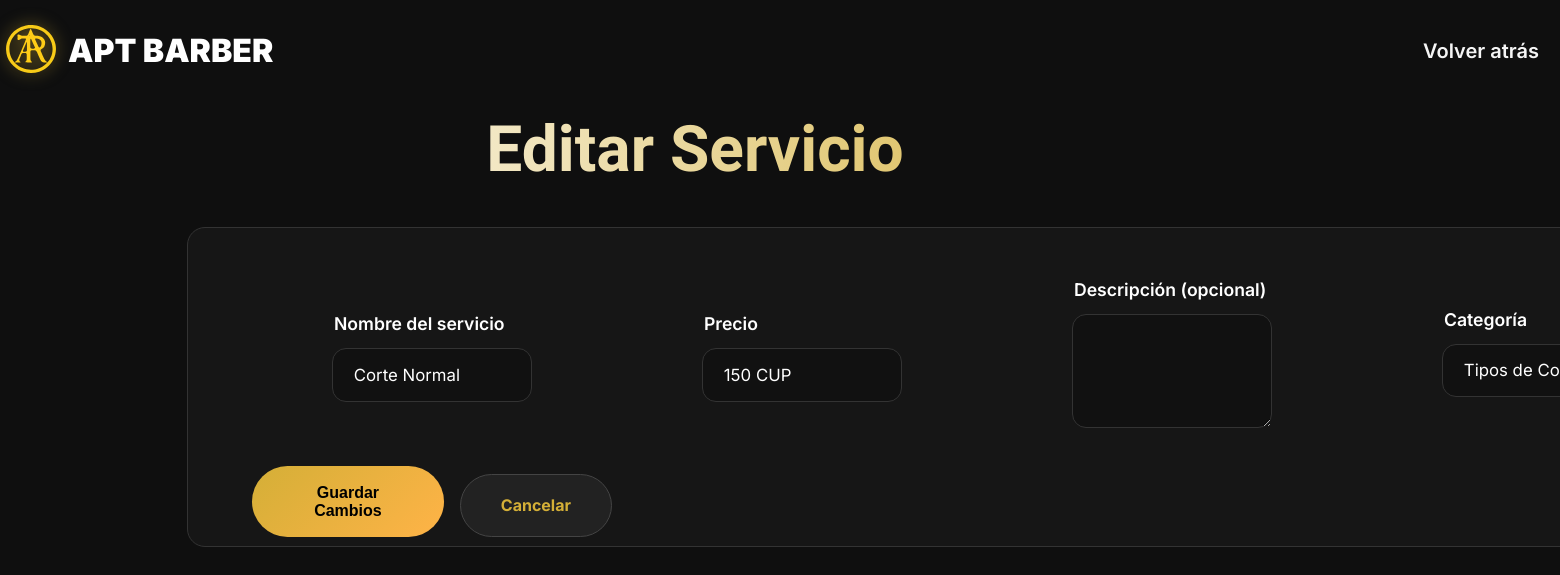
/admin/edit/1 (signed in), run on an earlier commit of the app's database.
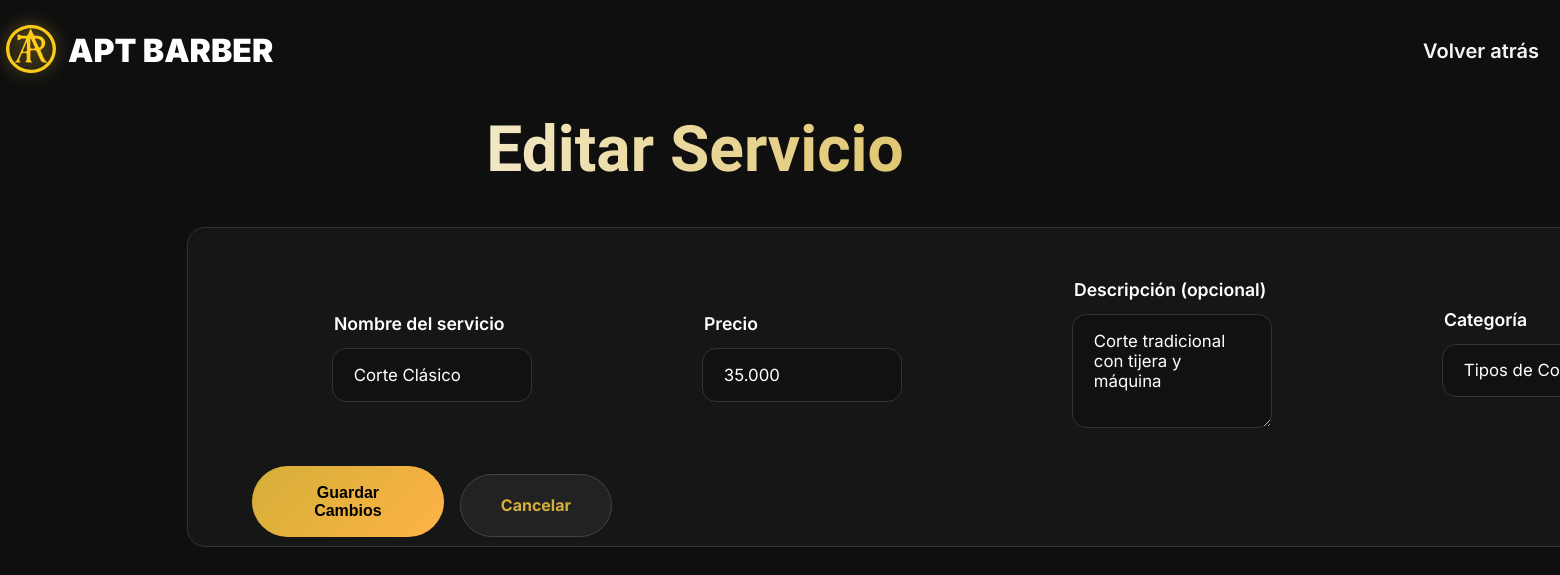
And on a later commit of the database.
### models.py (models this page shows, shortened)
class Servicio(db.Model):
    id = db.Column(db.Integer, primary_key=True)
    nombre = db.Column(db.String(100), nullable=False)
    precio = db.Column(db.String(20), nullable=False)
    descripcion = db.Column(db.Text)
    categoria = db.Column(db.String(20), default="corte", nullable=False)

### app.py (the view, shortened to what this page needs)
@app.route('/admin/edit/<int:id>', methods=['GET', 'POST'])
@login_required
def edit_service(id):
    servicio = Servicio.query.get_or_404(id)
    return render_template('admin/edit.html', servicio=servicio)

### app.py (called while the page is built)
@login_manager.user_loader
def load_user(user_id):
    return User.query.get(int(user_id))

@app.context_processor
def inject_gallery():
    folder = 'static/images/gallery'
    if not os.path.exists(folder):
        return {'gallery_images': []}
    try:
        files = os.listdir(folder)
        images = []
        for f in files:
            if f.lower().endswith(('.png', '.jpg', '.jpeg', '.webp')):
                full_path = os.path.join(folder, f)
                if os.path.isfile(full_path):  # solo archivos, no carpetas
                    images.append(f)
        images.sort(key=lambda x: os.path.getmtime(os.path.join(folder, x)), reverse=True)
        return {'gallery_images': images[:10]}
    except Exception as e:
        print("Error en galería:", e)
        return {'gallery_images': []}

### templates/admin/edit.html (shortened to what this page needs)
{% extends "base.html" %}
{% block content %}
<div class="admin-dashboard">
    <div class="container" style="padding: 8rem 2rem 6rem; max-width: 900px; margin:0 auto;">
        <div class="text-center mb-10">
            <h1 class="admin-title" style="font-size:4rem;">Editar Servicio</h1>
        </div>
        <div class="admin-card">
            <form method="POST" action="{{ url_for('admin.editar_servicio', servicio_id=servicio.id) }}" class="admin-grid-4">
                <div style="margin-bottom:1.3rem;">
                    <label class="field-label">Nombre del servicio</label>
                    <input type="text" name="nombre" value="{{ servicio.nombre }}" required class="input-field">
                </div>
                <div style="margin-bottom:1.3rem;">
                    <label class="field-label">Precio</label>
                    <input type="text" name="precio" value="{{ servicio.precio }}" required class="input-field">
                </div>
                <div style="margin-bottom:1.3rem;">
                    <label class="field-label">Descripción (opcional)</label>
                    <textarea name="descripcion" rows="4" class="input-field">{{ servicio.descripcion or '' }}</textarea>
                </div>
                <div style="margin-bottom:1.8rem;">
                    <label class="field-label">Categoría</label>
                    <select name="categoria" class="input-field">
                        <option value="corte" {% if servicio.categoria == "corte" %}selected{% endif %}>Tipos de Cortes</option>
                    </select>
                </div>
                <div style="display:flex; gap:1rem; justify-content:center;">
                    <button type="submit" class="btn-primary">Guardar Cambios</button>
                    <a href="{{ url_for('admin.dashboard') }}" class="btn-secondary">Cancelar</a>
                </div>
            </form>
        </div>
    </div>
</div>
{% endblock %}

### templates/base.html (shortened to what this page needs)
<!DOCTYPE html>
<html lang="es" data-theme="dark">
<head>
    <link rel="stylesheet" href="{{ url_for('static', filename='css/style.css') }}">
</head>
<body>
    <header class="header">
        <div class="container header-inner">
            <a href="{{ url_for('main.index') }}" class="logo">
               <img src="{{ url_for('static', filename='images/logo-apt.svg') }}" alt="Barbershop" class="logo-icon">
               APT BARBER
            </a>
        </div>
    </header>
    <main>
        {% block content %}{% endblock %}
    </main>
</body>
</html>

### static/css/base/01-variables.css (style rules this page uses)
:root { --bg: #0f0f0f; --bg-dark: #0a0a0a; --bg-card: #141414; --text: #f5f5f5; --text-secondary: #d0d0d0; --text-muted: #999; --accent: #d4af37; --accent-hover: #e6c14a; --gray: #222; --border: #333; --whatsapp: #d4af37; --font-primary: 'Inter', sans-serif; --font-display: 'Satoshi', sans-serif; --spacing-xs: 0.25rem; --spacing-sm: 0.5rem; --spacing-md: 1rem; --spacing-lg: 1.5rem; --spacing-xl: 2rem; --spacing-2xl: 3rem; --spacing-3xl: 4rem; --spacing-4xl: 5rem; --radius-sm: 8px; --radius-md: 12px; --radius-lg: 20px; --radius-xl: 24px; --radius-full: 50px; --shadow-sm: 0 2px 4px rgba(0, 0, 0, 0.1); --shadow-md: 0 10px 30px rgba(0, 0, 0, 0.2); --shadow-lg: 0 25px 60px rgba(0, 0, 0, 0.3); --shadow-accent: 0 15px 40px rgba(212, 175, 55, 0.4); --shadow-accent-hover: 0 25px 50px rgba(212, 175, 55, 0.6); --z-header: 1000; --z-mobile-nav: 900; --z-lightbox: 9999; }
* { margin: 0; padding: 0; box-sizing: border-box; }
html { scroll-behavior: smooth; }
body { font-family: var(--font-primary); background: var(--bg); color: var(--text); line-height: 1.6; overflow-x: hidden; }
h1, h2, h3, h4, h5, h6 { font-family: var(--font-display); font-weight: 900; line-height: 1.1; }
a { color: inherit; text-decoration: none; transition: color 0.3s ease; }
.container { max-width: 1200px; margin: 0 auto; padding: 0 var(--spacing-md); }
.text-center { text-align: center; }
.mb-10 { margin-bottom: 2.5rem; }

### static/css/base/02-responsive.css (style rules this page uses)
@media (max-width: 1920px) and (min-width: 1367px) { .container { max-width: 1600px; } }

### static/css/components/01-buttons.css (style rules this page uses)
.btn-primary { background: var(--gradient-accent-bold); color: black; padding: var(--spacing-lg) 3rem; border: none; border-radius: var(--radius-full); font-weight: 700; font-size: 1rem; cursor: pointer; transition: all 0.3s ease; display: inline-block; }
.btn-secondary { background: var(--gradient-accent-bold); color: black; padding: var(--spacing-lg) 3rem; border: none; border-radius: var(--radius-full); font-weight: 700; font-size: 1rem; cursor: pointer; transition: all 0.3s ease; display: inline-block; margin-top: 0.5rem; }

### static/css/components/02-header.css (style rules this page uses)
.header { position: fixed; top: 0; left: 0; right: 0; z-index: var(--z-header); padding: var(--spacing-lg) 0; transition: all 0.4s ease; }
.header-inner { display: flex; justify-content: space-between; align-items: center; }
.logo { display: flex; align-items: center; gap: 12px; font-size: 2rem; font-weight: 900; color: white; text-decoration: none; }
.logo-icon { width: 50px; height: 50px; object-fit: contain; filter: drop-shadow(0 0 8px rgba(212, 175, 55, 0.6)); margin-bottom: 4px; margin-left: -10px; }

### static/css/components/03-cards.css (style rules this page uses)
.admin-card { background: #141414; border: 1px solid var(--border); border-radius: var(--radius-xl); padding: 3rem 4rem; margin-bottom: 3rem; }

### static/css/components/06-forms.css (style rules this page uses)
.input-field { background: #0e0e0e; border: 1px solid var(--border); border-radius: var(--radius-md); padding: var(--spacing-md); color: white; font-size: 1rem; transition: all 0.3s ease; font-family: var(--font-primary); }
.input-field::placeholder { color: var(--text-muted); }
textarea.input-field { resize: vertical; min-height: 100px; font-family: var(--font-primary); }
select.input-field { cursor: pointer; appearance: none; background-repeat: no-repeat; background-position: right 0.5rem center; background-size: 1.5em 1.5em; padding-right: 2.5rem; }
.field-label { display: block; margin-bottom: 0.6rem; font-size: 1.1rem; color: white; font-weight: 600; }
.admin-grid-4 { display: grid; grid-template-columns: 1fr; gap: var(--spacing-md); justify-items: center; }
@media (min-width: 640px) { .admin-grid-4 { grid-template-columns: repeat(4, 1fr); } }

### static/css/pages/02-admin.css (style rules this page uses)
.admin-dashboard { background: #000; min-height: 100vh; color: #ddd; font-family: var(--font-primary); }
.admin-title { font: 900 4rem var(--font-display), sans-serif; background: linear-gradient(90deg, #fff, var(--accent)); -webkit-background-clip: text; -webkit-text-fill-color: transparent; margin-bottom: 5px; margin-left: 10px; }

What changed in the data, as far as the page shows it:
changed Servicio "Tipos de Cortes": nombre "Corte Normal" → "Corte Clásico"; precio "150 CUP" → "35.000"; descripcion (not shown) → "Corte tradicional con tijera y máquina"
